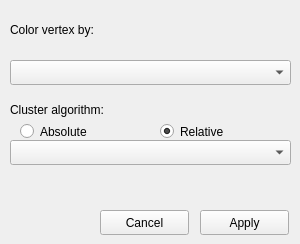
       <widget class="QWidget" name="colorTab">
        <attribute name="title">
         <string>Color</string>
        </attribute>
        <widget class="QComboBox" name="colorVertexComboBox">
         <property name="geometry">
          <rect>
           <x>10</x>
           <y>60</y>
           <width>281</width>
           <height>25</height>
          </rect>
         </property>
        </widget>
        <widget class="QLabel" name="label_24">
         <property name="geometry">
          <rect>
           <x>10</x>
           <y>20</y>
           <width>131</width>
           <height>20</height>
          </rect>
         </property>
         <property name="text">
          <string>Color vertex by:</string>
         </property>
        </widget>
        <widget class="QPushButton" name="applyColorBtn">
         <property name="geometry">
          <rect>
           <x>200</x>
           <y>210</y>
           <width>89</width>
           <height>25</height>
          </rect>
         </property>
         <property name="text">
          <string>Apply</string>
         </property>
        </widget>
        <widget class="QPushButton" name="cancelColorBtn">
         <property name="geometry">
          <rect>
           <x>100</x>
           <y>210</y>
           <width>89</width>
           <height>25</height>
          </rect>
         </property>
         <property name="text">
          <string>Cancel</string>
         </property>
        </widget>
        <widget class="QRadioButton" name="absoluteRadio">
         <property name="geometry">
          <rect>
           <x>20</x>
           <y>120</y>
           <width>112</width>
           <height>23</height>
          </rect>
         </property>
         <property name="text">
          <string>Absolute</string>
         </property>
        </widget>
        <widget class="QRadioButton" name="relativeRadio">
         <property name="geometry">
          <rect>
           <x>160</x>
           <y>120</y>
           <width>112</width>
           <height>23</height>
          </rect>
         </property>
         <property name="text">
          <string>Relative</string>
         </property>
         <property name="checked">
          <bool>true</bool>
         </property>
        </widget>
        <widget class="QLabel" name="clusterLabel">
         <property name="geometry">
          <rect>
           <x>10</x>
           <y>100</y>
           <width>131</width>
           <height>20</height>
          </rect>
         </property>
         <property name="text">
          <string>Cluster algorithm:</string>
         </property>
        </widget>
        <widget class="QComboBox" name="clusterComboBox">
         <property name="geometry">
          <rect>
           <x>10</x>
           <y>140</y>
           <width>281</width>
           <height>25</height>
          </rect>
         </property>
        </widget>
       </widget>
